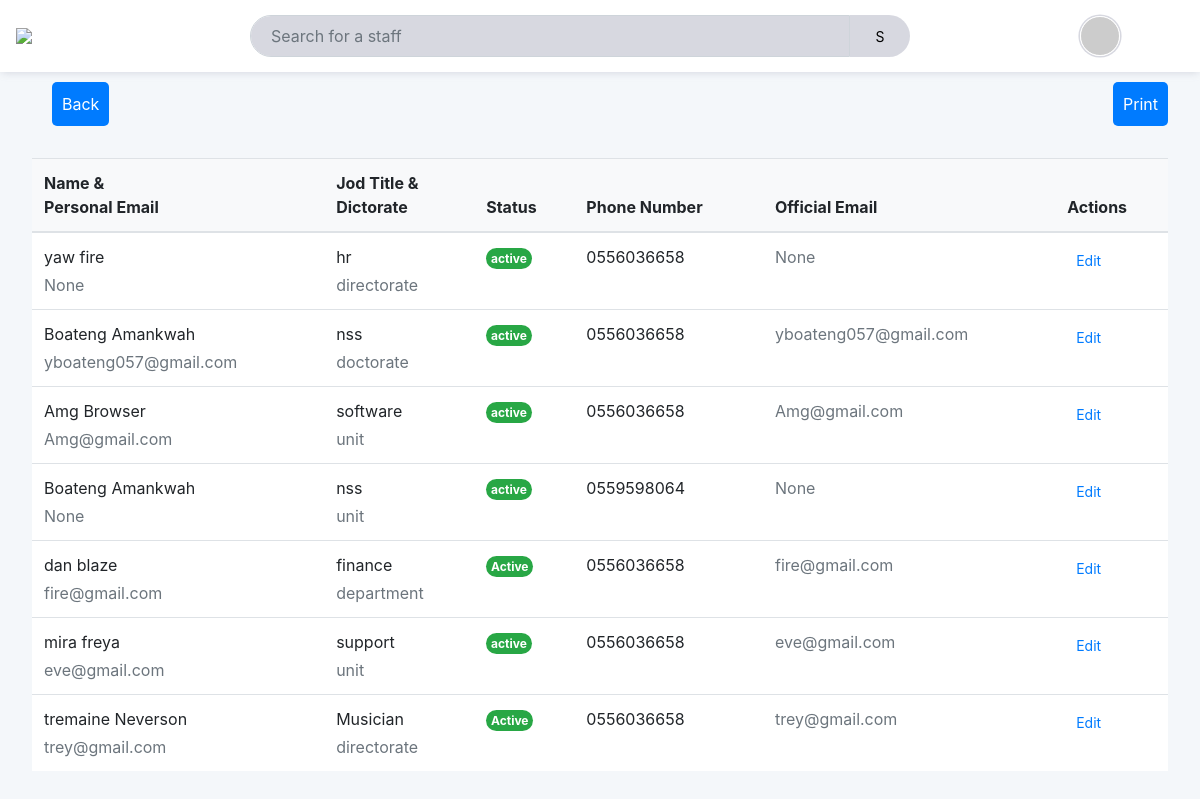
The page /rep (signed in) on the database as committed earlier.
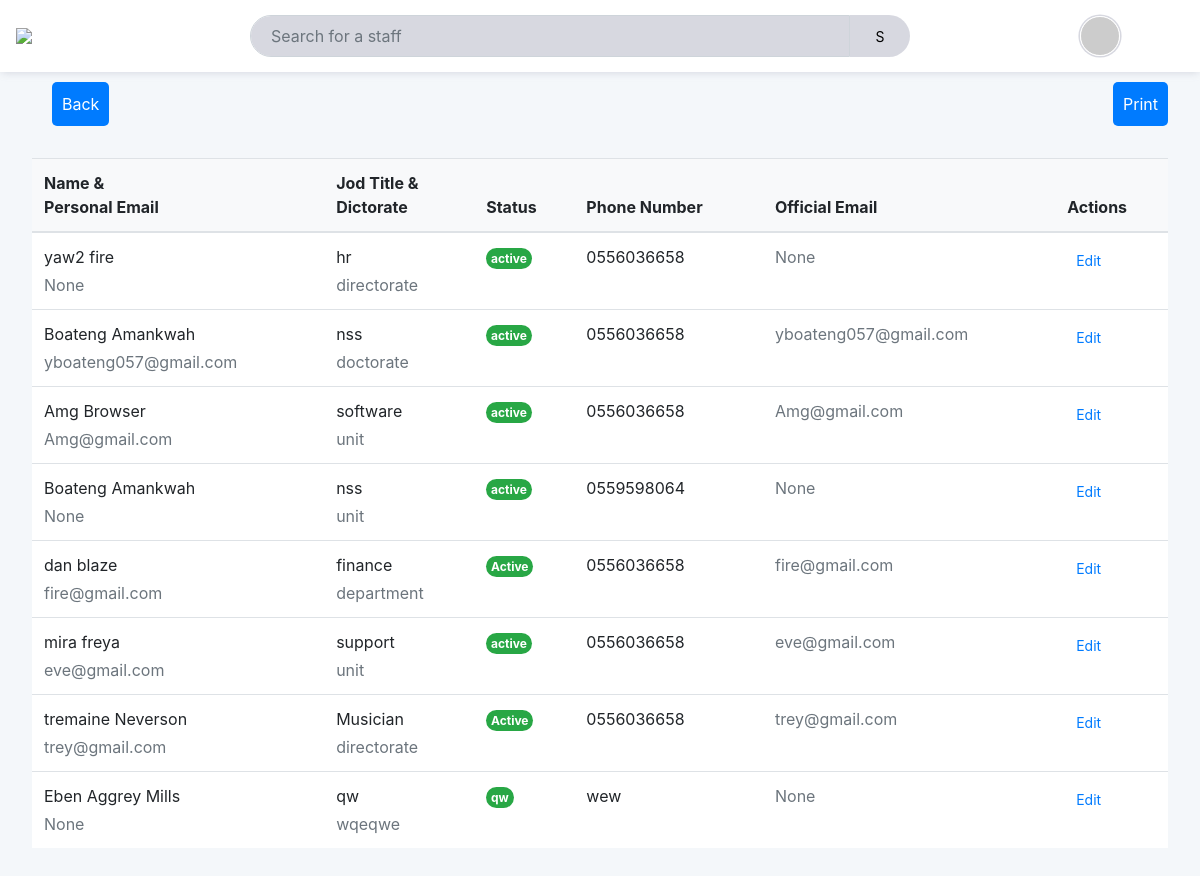
The same page on the database as committed later.
### sever.py (models this page shows, shortened)
class Staff(db.Model, UserMixin):
    id = db.Column(db.Integer, primary_key=True)
    surname = db.Column(db.String())
    firstname = db.Column(db.String())
    maiden_name = db.Column(db.String())
    official_email = db.Column(db.String())
    personal_email = db.Column(db.String())
    password = db.Column(db.String())
    position = db.Column(db.String())
    member_staff = db.Column(db.String())
    department_directorate_unit = db.Column(db.String())
    number = db.Column(db.String())
    gender = db.Column(db.String())
    rank = db.Column(db.String())
    grade = db.Column(db.String())
    job_title = db.Column(db.String())
    employment_status = db.Column(db.String())
    date_of_appointment = db.Column(db.Date)
    end_of_contract = db.Column(db.Date)
    ghana_card = db.Column(db.String(100))
    snit_number = db.Column(db.String(100))
    tin_number = db.Column(db.String(100))
    immigration_status = db.Column(db.String(100))
    immigration_number = db.Column(db.String(100))
    value_permit = db.Column(db.String(100))
    address = db.Column(db.String(200))
    bank_number = db.Column(db.String(100))
    admin_full_name = db.Column(db.String(255))
    admin_email = db.Column(db.String(255))
    admin_password = db.Column(db.String(255))
    bank_name = db.Column(db.String(100))
    bank_branch = db.Column(db.String(100))
    next_of_kin = db.Column(db.String(100))
    relationship = db.Column(db.String(100))
    address_kin = db.Column(db.String(100))
    gender_kin = db.Column(db.String(100))
    name_beneficiaries = db.Column(db.String(100))
    address_beneficiaries = db.Column(db.String(100))
    other_beneficiaries = db.Column(db.String(100))
    gender_beneficiaries = db.Column(db.String(100))
    date_created = db.Column(db.DateTime, default=db.func.current_timestamp())

### sever.py (the view)
@app.route('/rep', methods=['POST','GET'])
@login_required
def rep():
    search_name = request.args.get('search_name', '').strip()
    member_staff = request.args.get('member_staff', '').strip()
    department_directorate_unit = request.args.get('department_directorate_unit', '').strip()
    number = request.args.get('number', '').strip()
    gender = request.args.get('gender', '').strip()
    rank = request.args.get('rank', '').strip()
    grade = request.args.get('grade', '').strip()
    job_title = request.args.get('job_title', '').strip()
    employment_status = request.args.get('employment_status', '').strip()
    date_of_appointment = request.args.get('date_of_appointment', '').strip()
    end_of_contract = request.args.get('end_of_contract', '').strip()
    staff_members = Staff.query.all()
    if search_name:
        query = Staff.query.filter(or_(
            Staff.firstname.ilike(f'%{search_name}%'),
            Staff.surname.ilike(f'%{search_name}%')
        ))
        staff_members = query.all()
    if member_staff:
        staff_members = [staff for staff in staff_members if staff.member_staff == member_staff]
    if department_directorate_unit:
        staff_members = [staff for staff in staff_members if staff.department_directorate_unit == department_directorate_unit]
    if number:
        staff_members = [staff for staff in staff_members if staff.number == number]
    if gender:
        staff_members = [staff for staff in staff_members if staff.gender == gender]
    if rank:
        staff_members = [staff for staff in staff_members if staff.rank == rank]
    if grade:
        staff_members = [staff for staff in staff_members if staff.grade == grade]
    if job_title:
        staff_members = [staff for staff in staff_members if staff.job_title == job_title]
    if employment_status:
        staff_members = [staff for staff in staff_members if staff.employment_status == employment_status]
    if date_of_appointment:
        date_of_appointment = datetime.strptime(date_of_appointment, '%Y-%m-%d').date()
        staff_members = [staff for staff in staff_members if staff.date_of_appointment == date_of_appointment]
    if end_of_contract:
        end_of_contract = datetime.strptime(end_of_contract, '%Y-%m-%d').date()
        staff_members = [staff for staff in staff_members if staff.end_of_contract == end_of_contract]
    return render_template('rep.html', staff_members=staff_members,user=current_user)

### sever.py (called while the page is built)
@login_manager.user_loader
def load_user(user_id):
    return Staff.query.get(int(user_id))

### templates/rep.html (shortened to what this page needs)
<!doctype html>
<html lang="en">
  <head>
    <link rel="stylesheet" href="static/maths.css">
    <link rel="stylesheet" href="https://stackpath.bootstrapcdn.com/bootstrap/4.3.1/css/bootstrap.min.css">
  </head>
  <body>
    <div class="admi">
        <header class="admin__header" style="position:fixed; width:100%;">
            <div class="logo"><img src="https://www.central.edu.gh/static/img/Central-Uni-logo.png" style="width:100px;" />
                </div>
            <nav class="navContainer" style="display:flex; justify-content:space-between;">
                <div class="searc" style="display:flex;">
                    <input type="text"class="form-control" style="width:600px; padding:20px; border-radius:30px 0 0 30px; background-color:#9c9eb266;" placeholder="Search for a staff" />
                   <button class="up" style="text-align:center; background-color:#9c9eb266;
                   cursor: pointer;
                   border: none;
                    color:#000;border-radius:0 30px 30px 0;  font-size:14px; width:60px;">S</button>
                </div>
                <div class="userContainer">
                    <div class="user">
                        <div class="img"></div>
                    </div>
                </div>
            </nav>
        </header>
<main class="admin__main" >
 <div style="display:flex; justify-content:space-between;  " >
  <a href="/report" style="text-decoration:none;padding:10px; margin-left:20px;margin-top:50px; border-radius:5px; color:#fff; background-color:var(--primary);">Back</a>
  <a href="#" style="text-decoration:none;padding:10px; margin-left:20px;margin-top:50px;  border-radius:5px; color:#fff; background-color:var(--primary);">Print</a>
 </div>
    <table class="table align-middle mb-0 bg-white" >
        <thead class="bg-light">
          <tr>
            <th>Name &<br> Personal Email</th>
            <th>Jod Title &<br> Dictorate</th>
            <th>Status</th>
            <th>Phone Number</th>
            <th>Official Email</th>
            <th>Actions</th>
          </tr>
        </thead>
        <tbody>
          {% for staff_member in staff_members %}
          <tr>
            <td>
              <div class="d-flex align-items-center">
                <div class="ms-3">
                  <p class="fw-bold mb-1">{{ staff_member.firstname }} {{ staff_member.surname }} </p>
                  <p class="text-muted mb-0">{{staff_member.official_email}}</p>
                </div>
              </div>
            </td>
            <td>
              <p class="fw-normal mb-1">{{ staff_member.job_title }}</p>
              <p class="text-muted mb-0">{{ staff_member.department_directorate_unit }}</p>
            </td>
            <td>
              <span class="badge badge-success rounded-pill d-inline">{{ staff_member.employment_status }}</span>
            </td>
            <td>{{ staff_member.number }} </td>
            <td>
              <span class="text-muted mb-0">{{ staff_member.official_email }}</span>
            </td>
            <td>
              <a href="{{ url_for('edit_staff', staff_id=staff_member.id) }}"><button type="button" class="btn btn-link btn-sm btn-rounded">
                Edit
              </button></a>
            </td>
          </tr>
          {% endfor %}
        </tbody>
      </table>
</main>
    </div>
</body>
  </body>
</html>

Rows that differ between the two databases and show on the page:
changed Staff "fire": firstname "yaw" → "yaw2"
added Staff: firstname "Eben", surname "Aggrey Mills", official_email "None", job_title "qw", department_directorate_unit "wqeqwe", employment_status "qw", number "wew"
